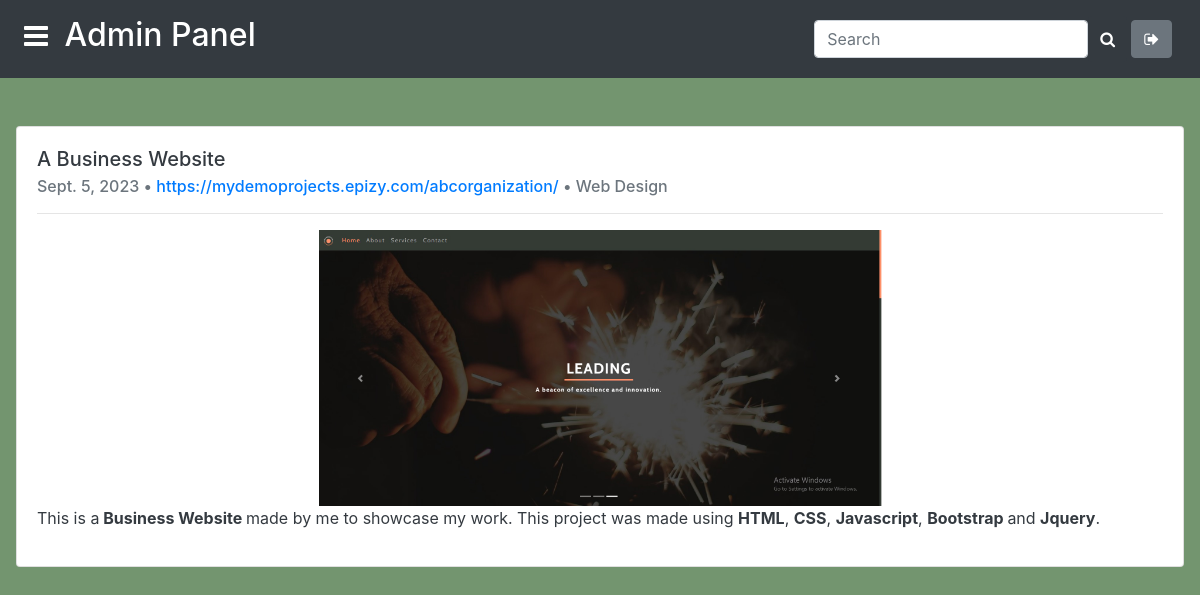
The page /dashboard/projects/3/ (signed in) on the database its author committed.
### projects/models.py (models this page shows, shortened)
class Project(models.Model):
    title = models.CharField(max_length=100)
    date = models.DateField()
    category = models.CharField(max_length=100)
    url = models.URLField(max_length=500)
    desc = models.CharField(max_length=1000)
    img = models.ImageField(upload_to="images/")

### dashboard/views.py (the view)
# urls.py: path("projects/<int:pk>/", views.ProjectDetails.as_view(), name='project_detail'),
class ProjectDetails(generic.DetailView):
    model = Project
    template_name = 'dashboard/project_detail.html'
    context_object_name = 'project'
    def dispatch(self, request, *args, **kwargs):
        if not request.user.is_authenticated:
            return HttpResponseRedirect(reverse('dashboard:login'))
        return super().dispatch(request, *args, **kwargs)

### dashboard/templates/dashboard/project_detail.html
{% extends 'dashboard/base.html' %}
{% block content %}
<div class="card m-3" style="margin-top: 3rem !important;">
    <div class="card-body">
      <h5 class="card-title text-dark">{{ project.title }}</h5>
      <h6 class="card-subtitle mb-2 text-muted">{{ project.date }} &bullet; <a href="{{ project.url }}">{{ project.url }}</a> &bullet; {{ project.category }}</h6>
      <hr>
      <div class="text-center"><img src="{{project.img.url}}" class="img-fluid w-50"></div>
      <div class="text-dark">{{ project.desc|safe }}</div>
    </div>
  </div>
{% endblock content %}

### dashboard/templates/dashboard/base.html (style rules this page uses)
body { background-color: #73956F; }

### rows shown on the page
Project: title "A Business Website", date "Sept. 5, 2023", url "https://mydemoprojects.epizy.com/abcorganization/", category "Web Design", img (picture), desc "This is a Business Website made by me to showcase my work. This project was made using HTML , CSS , Javascript , Bootstrap and Jquery ."
